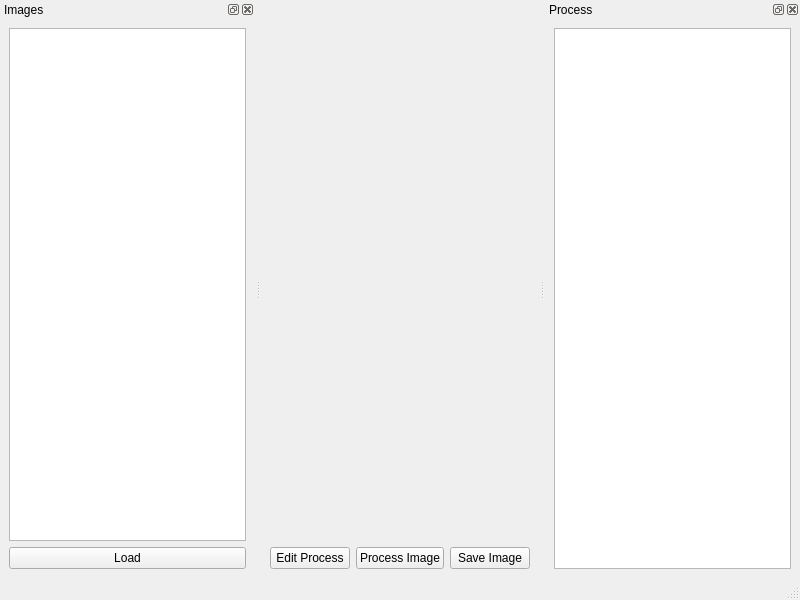
<?xml version="1.0" encoding="UTF-8"?>
<ui version="4.0">
 <class>MainWindow</class>
 <widget class="QMainWindow" name="MainWindow">
  <property name="geometry">
   <rect>
    <x>0</x>
    <y>0</y>
    <width>800</width>
    <height>600</height>
   </rect>
  </property>
  <property name="windowTitle">
   <string>MainWindow</string>
  </property>
  <widget class="QWidget" name="centralwidget">
   <layout class="QVBoxLayout" name="verticalLayout" stretch="1,0">
    <item>
     <widget class="QLabel" name="imageLabel">
      <property name="text">
       <string/>
      </property>
     </widget>
    </item>
    <item>
     <layout class="QHBoxLayout" name="horizontalLayout">
      <item>
       <spacer name="horizontalSpacer">
        <property name="orientation">
         <enum>Qt::Horizontal</enum>
        </property>
        <property name="sizeHint" stdset="0">
         <size>
          <width>40</width>
          <height>20</height>
         </size>
        </property>
       </spacer>
      </item>
      <item>
       <widget class="QPushButton" name="editProcessButton">
        <property name="text">
         <string>Edit Process</string>
        </property>
       </widget>
      </item>
      <item>
       <widget class="QPushButton" name="processButton">
        <property name="text">
         <string>Process Image</string>
        </property>
       </widget>
      </item>
      <item>
       <widget class="QPushButton" name="saveImageButton">
        <property name="text">
         <string>Save Image</string>
        </property>
       </widget>
      </item>
     </layout>
    </item>
   </layout>
  </widget>
  <widget class="QMenuBar" name="menubar">
   <property name="geometry">
    <rect>
     <x>0</x>
     <y>0</y>
     <width>800</width>
     <height>21</height>
    </rect>
   </property>
  </widget>
  <widget class="QStatusBar" name="statusbar"/>
  <widget class="QDockWidget" name="documentWidget">
   <property name="windowTitle">
    <string>Images</string>
   </property>
   <attribute name="dockWidgetArea">
    <number>1</number>
   </attribute>
   <widget class="QWidget" name="dockWidgetContents_4">
    <layout class="QVBoxLayout" name="verticalLayout_2">
     <item>
      <widget class="QListWidget" name="imageList"/>
     </item>
     <item>
      <widget class="QPushButton" name="loadImageButton">
       <property name="text">
        <string>Load</string>
       </property>
      </widget>
     </item>
    </layout>
   </widget>
  </widget>
  <widget class="QDockWidget" name="processDock">
   <property name="windowTitle">
    <string>Process</string>
   </property>
   <attribute name="dockWidgetArea">
    <number>2</number>
   </attribute>
   <widget class="QWidget" name="dockWidgetContents_5">
    <layout class="QVBoxLayout" name="verticalLayout_3">
     <item>
      <widget class="QListView" name="processList"/>
     </item>
    </layout>
   </widget>
  </widget>
 </widget>
 <resources/>
 <connections/>
</ui>
